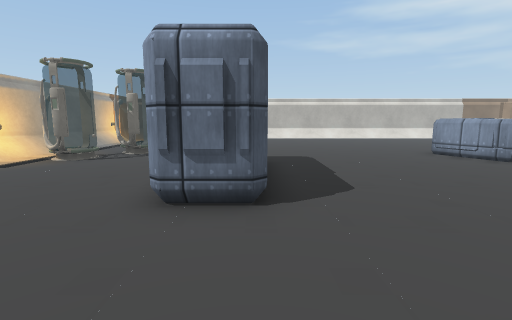
view 1 (above)

18 first-person views from a walk through a Unity game level. The camera is 1.2 m above the floor, tilts 8° down and sees 85° across. The floor is counted in squares, 1 m on a side. Each view is taken from the middle of a square. On the plan, view 1 faces up. The plan holds only what a view shows up to about 13 squares ahead; the rest is blank. The player is left out. Some surface patterns are stand-ins.

view 2
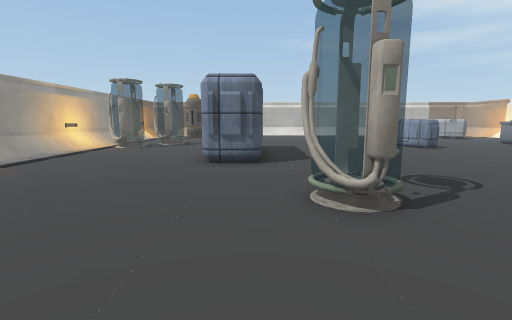

view 3
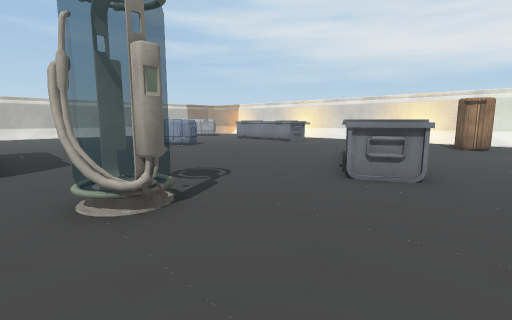

view 4
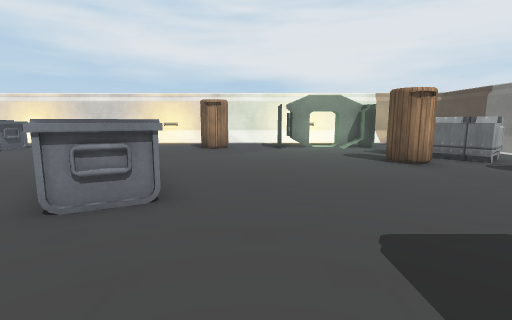

view 5
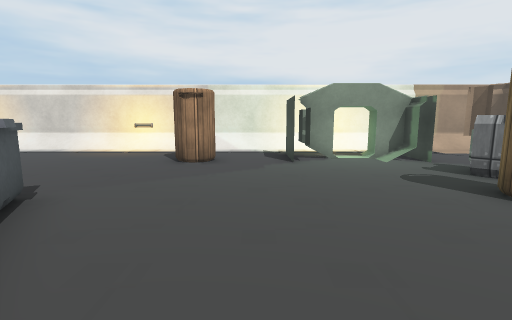

view 6
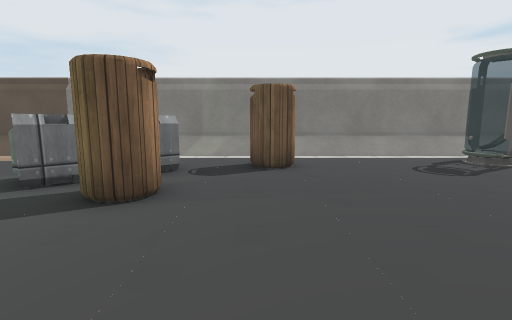

view 7
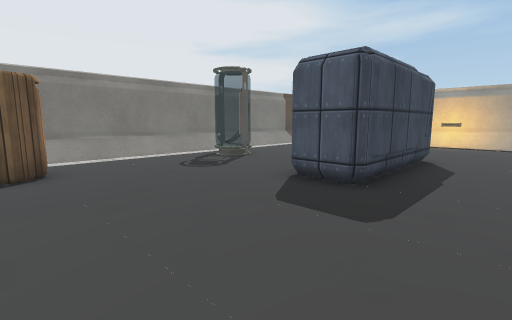

view 8
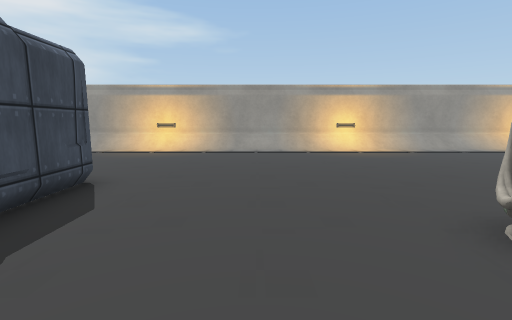

view 9
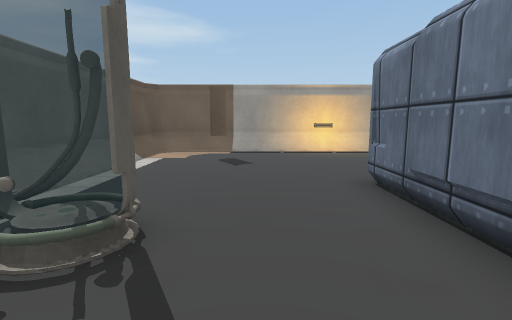

view 10
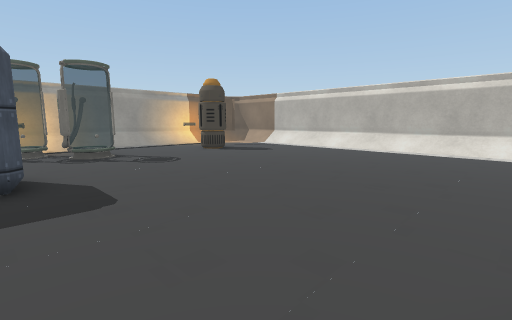

view 11
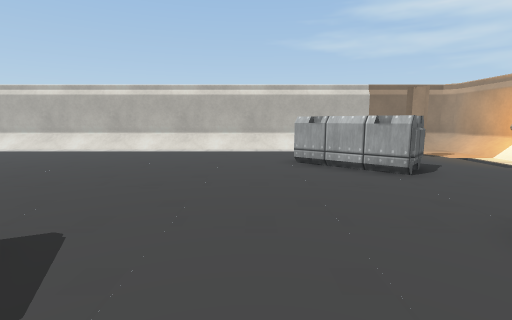

view 12
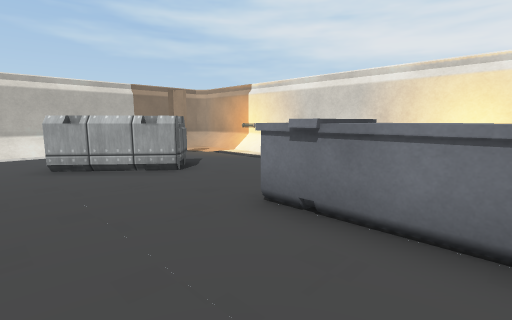

view 13
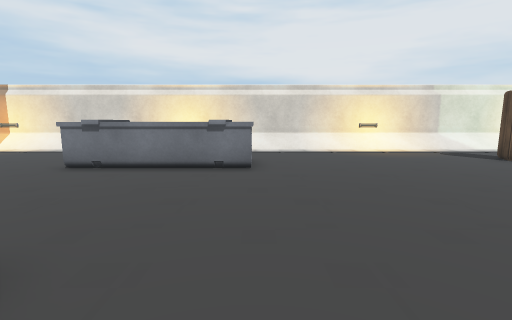

view 14
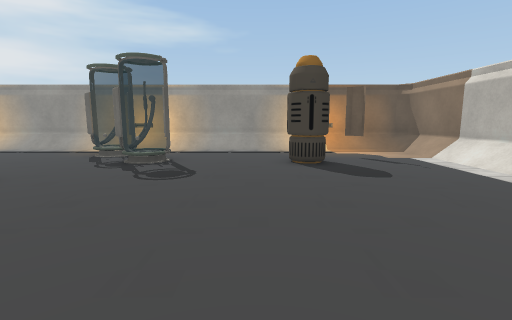

view 15
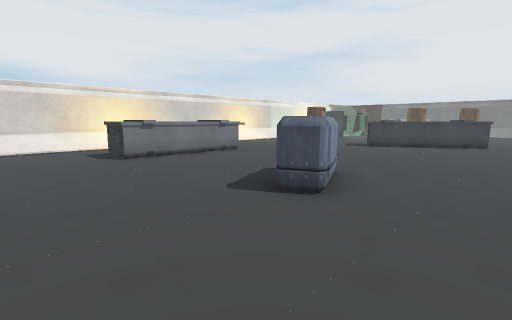

view 16
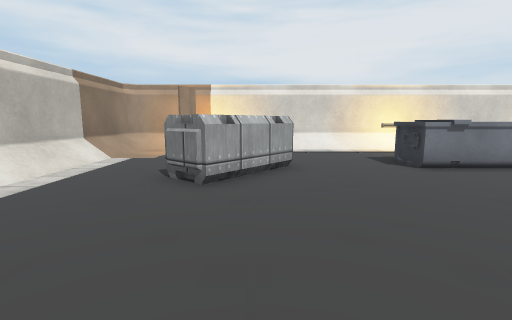

view 17
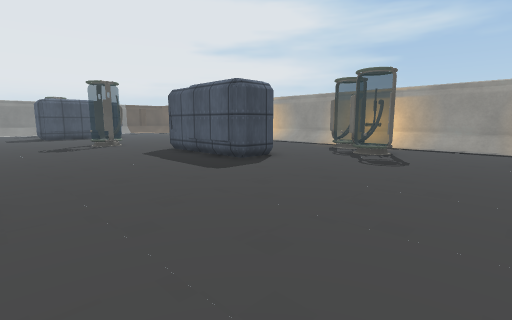

view 18
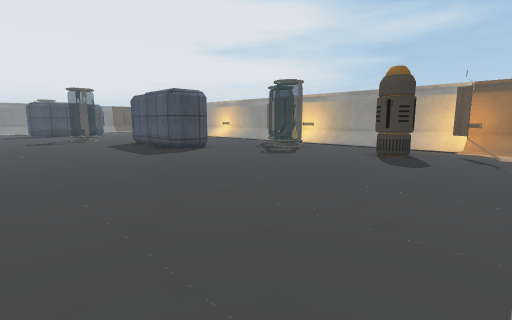

### Floor plan
Key: @ floor where view 1 was taken; # wall or solid block; . floor; / step, stairs or slope; = window, fence, low wall or low ledge; C container; O other object.
Columns run from 9 left of view 1 to 19 right of it. Each row starts with its distance up from view 1.
 21 #############################
 20 #///////////////////////////#
 19 #/........................./#
 18 #/./=...................//./#
 17 O////................C. .=//O
 16 #//..O..............CC  ..//#
 15 #//..O...............CCC..//#
 14 #//...................C...//#
 13 #//.......................//#
 12 #//.......................//#
 11 #//.OO................OO..//#
 10 #//OOO.........CC.....OO .//#
  9 O/OOO...........C ....OO   /O
  8 #//O....CC......CC....OO    #
  7 #//..... C............OO    #
  6 #//..... C............OO..//#
  5 #//..... C................//#
  4 #//.....CC................//#
  3 #//.......................//#
  2 #//.......................//#
  1 O//.......OO......O.......//O
  0 #//......@OO....OOOO......//#
 -1 #//...........OOO OO......//#
 -2 #//............OO .....OO.//#
 -3 #//............O.......O..//#
 -4 #//.......................//#
 -5 #//....................OOO//#
 -6 #//.....CCCCC...........O///#
 -7 O//....     C...........O///
 -8 #//.....CCCCC......OO...O///#
 -9 #//................OOC.OO  /#
-10 #//.................C  ...
-11 #///#.....O.....OO.CC  .#//
-12 #/.//.....OO....OO..C   //./#
-13 #/........O..........    ../#
-14 #//////////////////// //  //
-15 ############################

Positions as (right, up) in squares from view 1, and headings:
1: (0, 0), facing up
2: (0, -4), facing up
3: (0, -4), facing up-right
4: (2, -4), facing right
5: (6, -4), facing right
6: (8, -4), facing down
7: (8, -4), facing down-left
8: (4, -3), facing left
9: (4, -10), facing left
10: (6, 8), facing up-left
11: (10, 8), facing up
12: (10, 8), facing up-right
13: (6, 6), facing right
14: (4, 14), facing left
15: (4, 14), facing down-right
16: (6, 15), facing right
17: (6, 15), facing down-left
18: (6, 19), facing down-left
